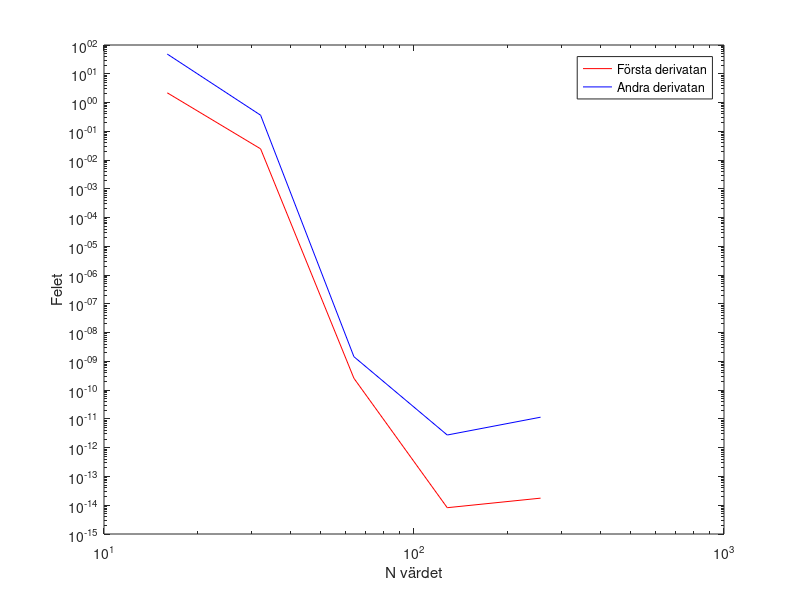

Here is the MATLAB script that generated this plot:
%U1-2B

clear all; close all; clc;

alpha = 400;
PA = pi/5;
L = 1;

for j=1:5

    M_vec = [4 5 6 7 8];
    N = 2^M_vec(j);
    x_values = (0:N-1)/N;
    f_values = exp(-alpha*(x_values-PA).^2);

    
    %Beräknar koefficienterna
    fk = 1/N * fftshift(fft(f_values));
    kvec = (-N/2:N/2-1);

    %approx. av Df
    fprim = (1i*2*pi/L*kvec).*fk;
    fprimv = N*ifft(ifftshift(fprim));
    fprimv = real(fprimv);
    
    %approx. av D2f
    fbis = ((1i*2*pi/1*kvec).^2).*fk;
    fbisv = (N*ifft(ifftshift(fbis)));
    fbisv = real(fbisv);

    %Analytiska värden för derivator
    ana_fprim = -2*alpha*(x_values-PA).*exp(-alpha*(x_values-PA).^2);
    ana_fbis = ((-2*alpha*(x_values-PA)).^2-2*alpha).*exp(-alpha*(x_values-PA).^2);
    
    %beräknar felet
    e1 = abs(fprimv-ana_fprim);
    e2 = abs(fbisv-ana_fbis);

    %beräknar 2-norm 
    norm2_fprim(j) = sqrt((1/(N)) * sum(e1.^2));
    norm2_fbis(j) = sqrt((1/(N)) * sum(e2.^2));

    
    N_vec(j) = 2^M_vec(j);
end

figure(1)
loglog(N_vec, norm2_fprim, 'r');
hold on
loglog(N_vec, norm2_fbis, 'b');
xlabel('N värdet');
ylabel('Felet');
legend('Första derivatan', 'Andra derivatan');
